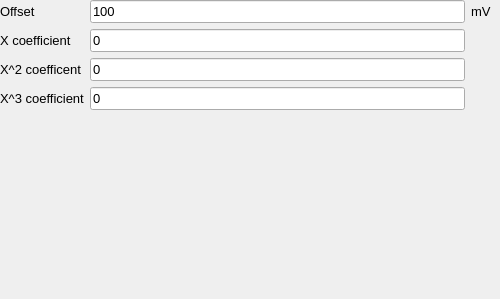
               <widget class="QWidget" name="polynomial_CH1">
                <widget class="QWidget" name="gridLayoutWidget_9">
                 <property name="geometry">
                  <rect>
                   <x>0</x>
                   <y>0</y>
                   <width>491</width>
                   <height>290</height>
                  </rect>
                 </property>
                 <layout class="QGridLayout" name="gridLayout_9" rowstretch="1,0,0,0,0,0">
                  <item row="1" column="0">
                   <widget class="QLabel" name="poly_xcoeff_label_CH1">
                    <property name="font">
                     <font>
                      <pointsize>10</pointsize>
                     </font>
                    </property>
                    <property name="layoutDirection">
                     <enum>Qt::LeftToRight</enum>
                    </property>
                    <property name="text">
                     <string>X coefficient</string>
                    </property>
                   </widget>
                  </item>
                  <item row="3" column="0">
                   <widget class="QLabel" name="poly_x2coeff_label_CH1">
                    <property name="font">
                     <font>
                      <pointsize>10</pointsize>
                     </font>
                    </property>
                    <property name="layoutDirection">
                     <enum>Qt::LeftToRight</enum>
                    </property>
                    <property name="text">
                     <string>X^2 coefficent</string>
                    </property>
                   </widget>
                  </item>
                  <item row="0" column="3">
                   <widget class="QLabel" name="poly_offest_unit_CH1">
                    <property name="font">
                     <font>
                      <pointsize>10</pointsize>
                     </font>
                    </property>
                    <property name="layoutDirection">
                     <enum>Qt::LeftToRight</enum>
                    </property>
                    <property name="text">
                     <string>mV</string>
                    </property>
                   </widget>
                  </item>
                  <item row="3" column="1" colspan="2">
                   <widget class="QLineEdit" name="poly_x2coeff_CH1">
                    <property name="sizePolicy">
                     <sizepolicy hsizetype="Expanding" vsizetype="Maximum">
                      <horstretch>1</horstretch>
                      <verstretch>1</verstretch>
                     </sizepolicy>
                    </property>
                    <property name="font">
                     <font>
                      <pointsize>10</pointsize>
                     </font>
                    </property>
                    <property name="text">
                     <string>0</string>
                    </property>
                   </widget>
                  </item>
                  <item row="1" column="1" colspan="2">
                   <widget class="QLineEdit" name="poly_xcoeff_CH1">
                    <property name="sizePolicy">
                     <sizepolicy hsizetype="Expanding" vsizetype="Maximum">
                      <horstretch>1</horstretch>
                      <verstretch>1</verstretch>
                     </sizepolicy>
                    </property>
                    <property name="font">
                     <font>
                      <pointsize>10</pointsize>
                     </font>
                    </property>
                    <property name="text">
                     <string>0</string>
                    </property>
                   </widget>
                  </item>
                  <item row="0" column="0">
                   <widget class="QLabel" name="poly_offset_label_CH1">
                    <property name="font">
                     <font>
                      <pointsize>10</pointsize>
                     </font>
                    </property>
                    <property name="layoutDirection">
                     <enum>Qt::LeftToRight</enum>
                    </property>
                    <property name="text">
                     <string>Offset</string>
                    </property>
                   </widget>
                  </item>
                  <item row="4" column="1" colspan="2">
                   <widget class="QLineEdit" name="poly_x3coeff_CH1">
                    <property name="sizePolicy">
                     <sizepolicy hsizetype="Expanding" vsizetype="Maximum">
                      <horstretch>1</horstretch>
                      <verstretch>1</verstretch>
                     </sizepolicy>
                    </property>
                    <property name="font">
                     <font>
                      <pointsize>10</pointsize>
                     </font>
                    </property>
                    <property name="text">
                     <string>0</string>
                    </property>
                   </widget>
                  </item>
                  <item row="0" column="1" colspan="2">
                   <widget class="QLineEdit" name="poly_offset_CH1">
                    <property name="sizePolicy">
                     <sizepolicy hsizetype="Expanding" vsizetype="Maximum">
                      <horstretch>1</horstretch>
                      <verstretch>1</verstretch>
                     </sizepolicy>
                    </property>
                    <property name="font">
                     <font>
                      <pointsize>10</pointsize>
                     </font>
                    </property>
                    <property name="text">
                     <string>100</string>
                    </property>
                   </widget>
                  </item>
                  <item row="5" column="1">
                   <spacer name="verticalSpacer_7">
                    <property name="orientation">
                     <enum>Qt::Vertical</enum>
                    </property>
                    <property name="sizeHint" stdset="0">
                     <size>
                      <width>20</width>
                      <height>40</height>
                     </size>
                    </property>
                   </spacer>
                  </item>
                  <item row="4" column="0">
                   <widget class="QLabel" name="poly_x3coeff_label_CH1">
                    <property name="font">
                     <font>
                      <pointsize>10</pointsize>
                     </font>
                    </property>
                    <property name="layoutDirection">
                     <enum>Qt::LeftToRight</enum>
                    </property>
                    <property name="text">
                     <string>X^3 coefficient</string>
                    </property>
                   </widget>
                  </item>
                 </layout>
                </widget>
               </widget>
